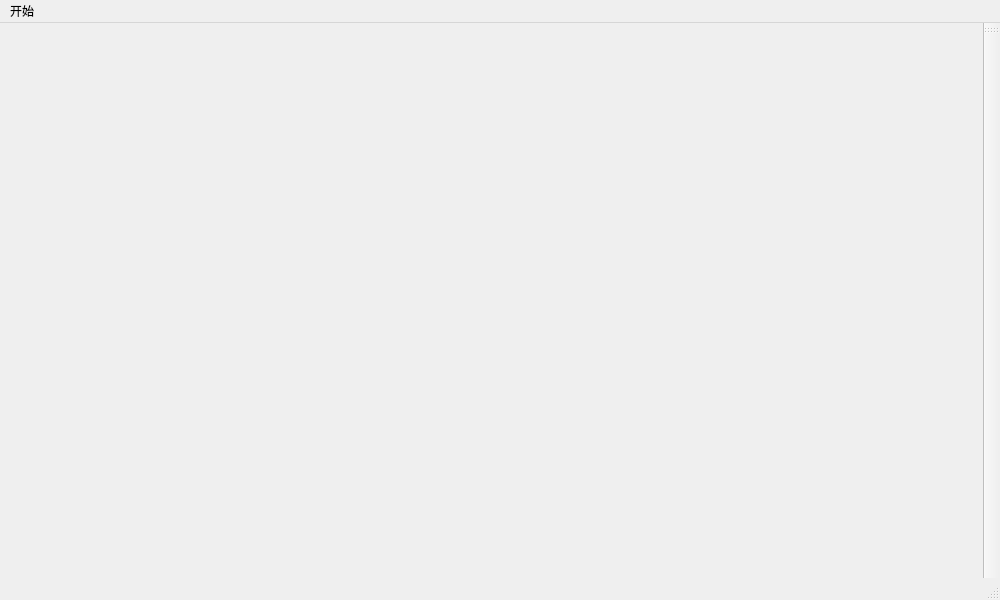
<?xml version="1.0" encoding="UTF-8"?>
<ui version="4.0">
 <class>CircuitWindow</class>
 <widget class="QMainWindow" name="CircuitWindow">
  <property name="geometry">
   <rect>
    <x>0</x>
    <y>0</y>
    <width>1000</width>
    <height>600</height>
   </rect>
  </property>
  <property name="windowTitle">
   <string>MainWindow</string>
  </property>
  <widget class="QWidget" name="centralwidget">
   <layout class="QHBoxLayout" name="horizontalLayout">
    <item>
     <widget class="CircuitMap" name="widget" native="true"/>
    </item>
   </layout>
  </widget>
  <widget class="QMenuBar" name="menubar">
   <property name="geometry">
    <rect>
     <x>0</x>
     <y>0</y>
     <width>1000</width>
     <height>26</height>
    </rect>
   </property>
   <widget class="QMenu" name="menu">
    <property name="title">
     <string>开始</string>
    </property>
    <addaction name="actionReturn"/>
    <addaction name="actionExit"/>
   </widget>
   <addaction name="menu"/>
  </widget>
  <widget class="QStatusBar" name="statusbar"/>
  <widget class="QToolBar" name="toolBar">
   <property name="windowTitle">
    <string>toolBar</string>
   </property>
   <attribute name="toolBarArea">
    <enum>RightToolBarArea</enum>
   </attribute>
   <attribute name="toolBarBreak">
    <bool>false</bool>
   </attribute>
  </widget>
  <action name="actionReturn">
   <property name="text">
    <string>返回</string>
   </property>
  </action>
  <action name="actionExit">
   <property name="text">
    <string>退出</string>
   </property>
  </action>
 </widget>
 <customwidgets>
  <customwidget>
   <class>CircuitMap</class>
   <extends>QWidget</extends>
   <header>circuitmap.h</header>
   <container>1</container>
  </customwidget>
 </customwidgets>
 <resources/>
 <connections/>
</ui>
